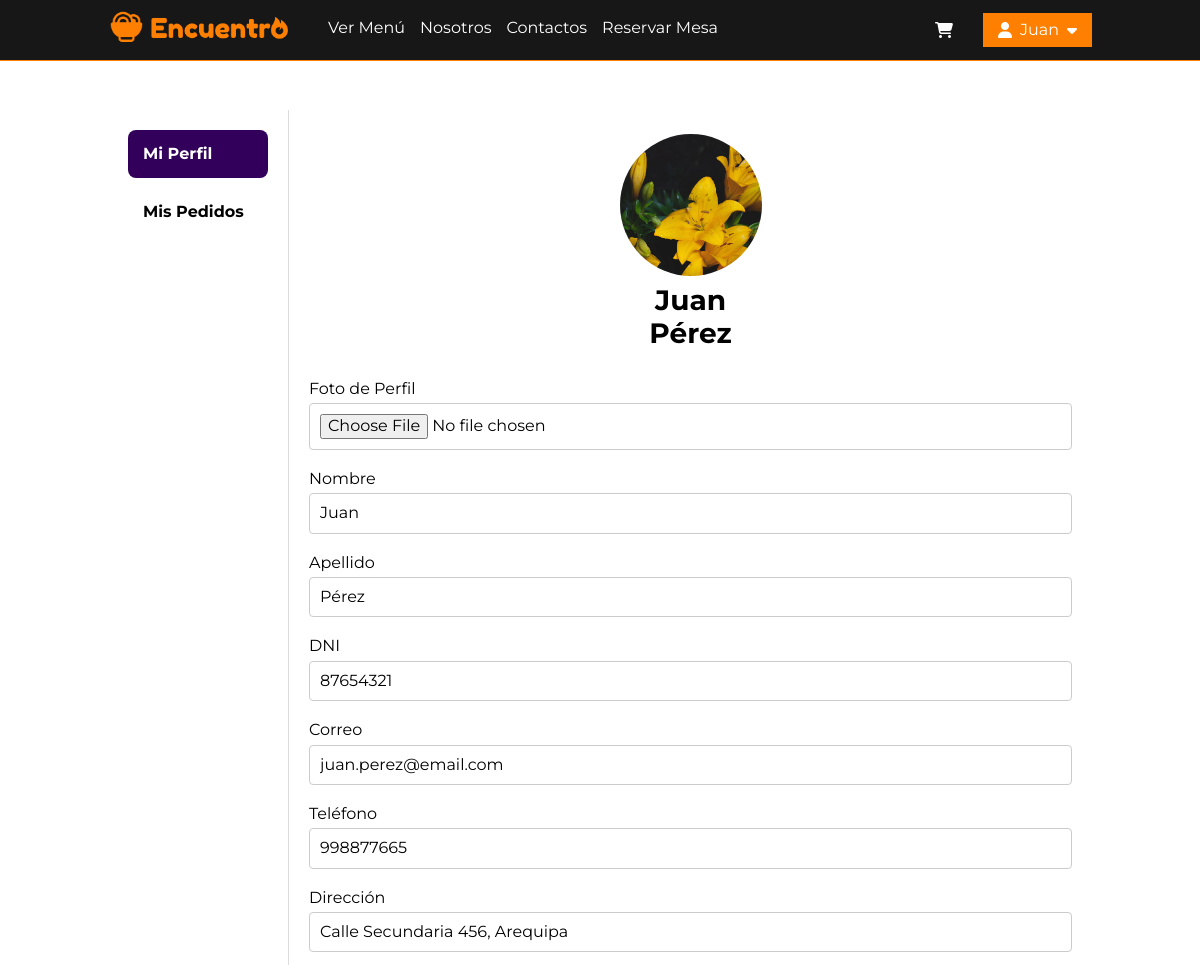
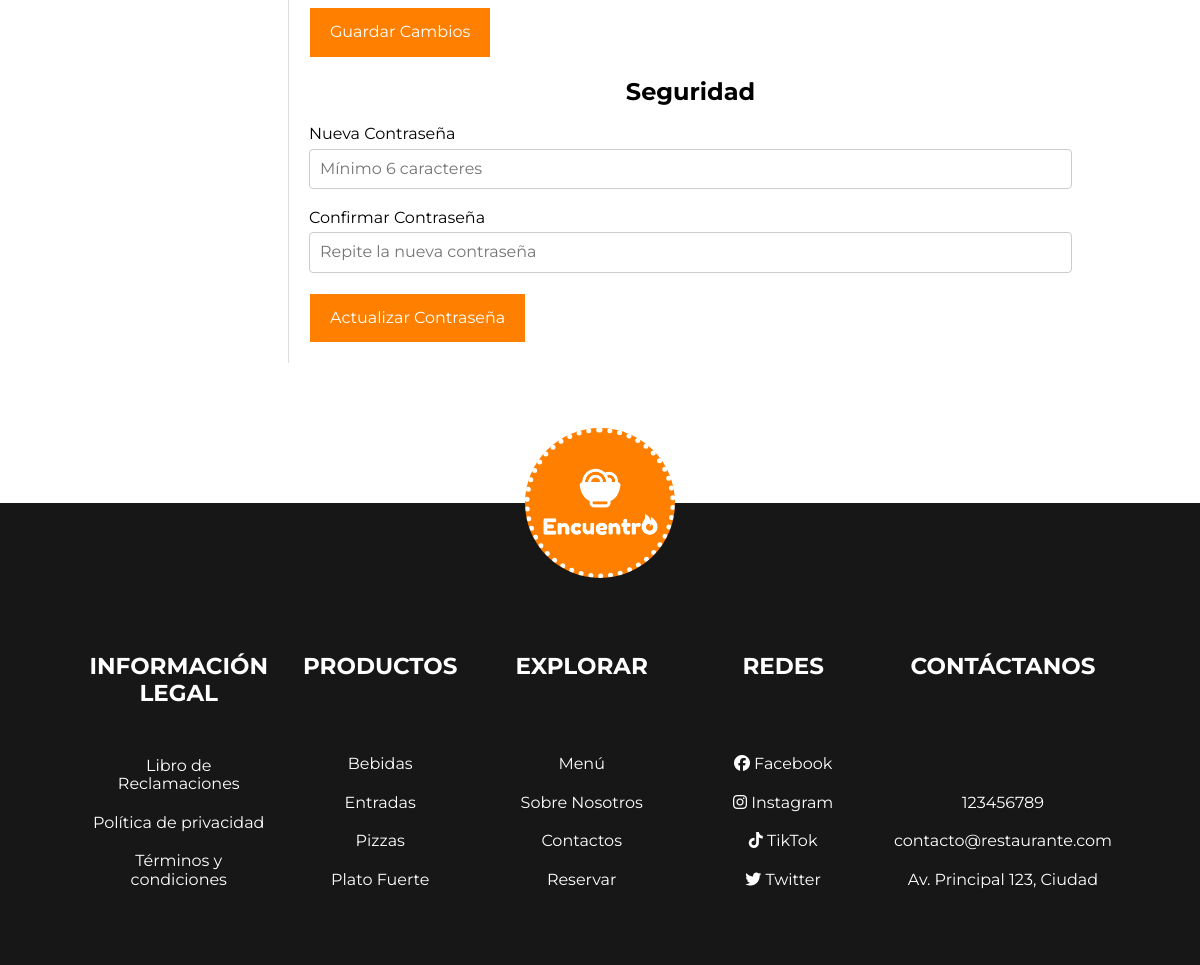
/cliente/perfil.php (signed in), run on the app's committed database (2 pictures, top to bottom).
### tables this page shows
CREATE TABLE usuarios (
    id_usuario INT AUTO_INCREMENT PRIMARY KEY,
    nombre VARCHAR(100),
    apellido VARCHAR(100),
    dni VARCHAR(15) UNIQUE,
    correo VARCHAR(100) UNIQUE,
    telefono VARCHAR(15),
    direccion TEXT,
    password VARCHAR(255) NOT NULL,
    foto_perfil VARCHAR(255) DEFAULT 'default_admin.jpg',
    rol ENUM('Administrador', 'Empleado', 'Cliente'),
    creado_en TIMESTAMP DEFAULT CURRENT_TIMESTAMP
);

CREATE TABLE categorias (
    id_categoria INT(4) PRIMARY KEY AUTO_INCREMENT NOT NULL,
    nombre_categoria VARCHAR(50) NOT NULL,
    imagen VARCHAR(255),
    descripcion TEXT
);

CREATE TABLE social_media (
    id_red INT AUTO_INCREMENT PRIMARY KEY,
    nombre VARCHAR(100) NOT NULL,
    url VARCHAR(255) NOT NULL,
    icono VARCHAR(50) NOT NULL,
    estado TINYINT(1) NOT NULL DEFAULT 1,
    restaurant_id INT NOT NULL,
    FOREIGN KEY (restaurant_id) REFERENCES restaurant(id) ON DELETE CASCADE
);

CREATE TABLE restaurant (
    id INT AUTO_INCREMENT PRIMARY KEY,
    nombre_rest VARCHAR(100) NOT NULL,
    hora_abierto TIME NOT NULL,
    hora_cerrado TIME NOT NULL,
    direccion VARCHAR(100) NOT NULL,
    correo VARCHAR(100) NOT NULL,
    telefono VARCHAR(20) NOT NULL,
    celular VARCHAR(20) NOT NULL
);

### cliente/perfil.php (the view, shortened to what this page needs)
<?php
    include("../panel/bd.php");
    $usuario_id = $_SESSION["usuario_id"];
    $sentencia = $conect->prepare("SELECT * FROM usuarios WHERE id_usuario = ?");
    $sentencia->execute([$usuario_id]);
    $usuario = $sentencia->fetch(PDO::FETCH_ASSOC);
?>
<!DOCTYPE html>
<html lang="es">
<head>
    <link rel="stylesheet" href="../css/nav.css">
    <link rel="stylesheet" href="../css/data.css">
    <link rel="stylesheet" href="../css/normalize.css">
    <link rel="stylesheet" href="estilos.css">
</head>
<?php include('../archives/header.php'); ?>
<section class="profile-section container_seccion">
    <div class="container">
        <aside class="profile-aside">
            <nav>
                <ul>
                    <li><a href="perfil.php" class="active">Mi Perfil</a></li>
                    <li><a href="pedidos.php">Mis Pedidos</a></li>
                </ul>
            </nav>
        </aside>
        <div class="profile-content">
            <div class="banner-container">
                <div class="profile-info">
                    <?php
                        $foto = !empty($usuario['foto_perfil']) && file_exists("../img/usuarios/" . $usuario['foto_perfil'])
                            ? "../img/usuarios/" . htmlspecialchars($usuario['foto_perfil'])
                            : "../img/recursos/perfil.webp";
                    ?>
                    <div class="profile-picture">
                        <img src="<?= $foto ?>" alt="Foto de perfil">
                    </div>
                    <h2 class="profile-name">
                        <?= htmlspecialchars($usuario['nombre']) ?> <?= htmlspecialchars($usuario['apellido']) ?>
                    </h2>
                </div>
            </div>
            <div class="profile-details">
                <form method="POST" enctype="multipart/form-data">
                    <div class="input-group">
                        <label class="form-label">Foto de Perfil</label>
                        <input type="file" class="form-input" name="foto_perfil" accept="image/*">
                    </div>
                    <div class="input-group">
                        <label class="form-label">Nombre</label>
                        <input type="text" class="form-input" name="nombre" value="<?= htmlspecialchars($usuario['nombre']) ?>"
                            placeholder="Apellido Nombre" pattern="[A-Za-zÁÉÍÓÚáéíóúÑñ\s]{2,30}" minlength="2" maxlength="30" required>
                    </div>
                    <div class="input-group">
                        <label class="form-label">Apellido</label>
                        <input type="text" class="form-input" name="apellido" value="<?= htmlspecialchars($usuario['apellido']) ?>"
                            placeholder="Ingrese Apellido" pattern="[A-Za-zÁÉÍÓÚáéíóúÑñ\s]{2,30}" minlength="2" maxlength="30" required>
                    </div>
                    <div class="input-group">
                        <label class="form-label">DNI</label>
                        <input type="text" class="form-input" name="dni" value="<?= htmlspecialchars($usuario['dni']) ?>"
                            placeholder="Ingrese DNI" pattern="\d{8}" maxlength="8" required>
                    </div>
                    <div class="input-group">
                        <label class="form-label">Correo</label>
                        <input type="email" class="form-input" name="correo" value="<?= htmlspecialchars($usuario['correo']) ?>"
                            placeholder="Ingrese Email" maxlength="60" required>
                    </div>
                    <div class="input-group">
                        <label class="form-label">Teléfono</label>
                        <input type="tel" class="form-input" name="telefono" value="<?= htmlspecialchars($usuario['telefono']) ?>"
                            placeholder="Ingrese Teléfono" pattern="\d{9}" maxlength="9" required>
                    </div>
                    <div class="input-group">
                        <label class="form-label">Dirección</label>
                        <input class="form-input" name="direccion" placeholder="Ingrese Dirección"
                                maxlength="200" required value="<?= htmlspecialchars($usuario['direccion'])?>">
                    </div>
                    <button type="submit" name="update_profile" class="boton_seccion">Guardar Cambios</button>
                </form>
                <form method="POST">
                    <h2 class="form-title">Seguridad</h2>
                    <div class="input-group">
                        <label class="form-label">Nueva Contraseña</label>
                        <input type="password" class="form-input" name="new_password" placeholder="Mínimo 6 caracteres" minlength="6" maxlength="30">
                    </div>
                    <div class="input-group">
                        <label class="form-label">Confirmar Contraseña</label>
                        <input type="password" class="form-input" name="confirm_password" placeholder="Repite la nueva contraseña" minlength="6" maxlength="30">
                    </div>
                    <button type="submit" name="update_password" class="boton_seccion">Actualizar Contraseña</button>
                </form>
            </div>
        </div>
    </div>
</section>
<?php include("../archives/footer.php"); ?>

### archives/footer.php (shortened to what this page needs)
<?php
    try {
        $stmt = $conect->prepare("SELECT direccion, correo, telefono, celular FROM restaurant LIMIT 1");
        $stmt->execute();
        $restaurant = $stmt->fetch(PDO::FETCH_ASSOC);
        $stmt = $conect->prepare("SELECT nombre, url, icono FROM social_media WHERE estado = 1");
        $stmt->execute();
        $social_media = $stmt->fetchAll(PDO::FETCH_ASSOC);
        $sentencia = $conect->prepare("SELECT * FROM categorias ORDER BY nombre_categoria ASC limit 4;");
        $sentencia->execute();
        $lista_categorias = $sentencia->fetchAll(PDO::FETCH_ASSOC);
    } catch (Exception $error) {
        echo "Error: " . $error->getMessage();
    }
?>
</main>
<footer>
    <div class="footer_columnas">
        <article class="footer_columna">
            <span class="footer_titulos">INFORMACIÓN LEGAL</span>
            <ul class="footer_enlaces">
                <li><a href="<?php echo $url; ?>/reclamaciones/">Libro de Reclamaciones</a></li>
                <li><a href="<?php echo $url; ?>/politica/">Política de privacidad</a></li>
                <li><a href="<?php echo $url; ?>/terminos/">Términos y condiciones</a></li>
            </ul>
        </article>
        <article class="footer_columna">
            <span class="footer_titulos">PRODUCTOS</span>
            <ul class="footer_enlaces">
                <?php foreach ($lista_categorias as $categoria) { ?>
                    <li>
                        <a href="<?php echo $url; ?>/menu/index.php?id_categoria=<?php echo $categoria['id_categoria']; ?>">
                            <?php echo $categoria['nombre_categoria']; ?>
                        </a>
                    </li>
                <?php } ?>
            </ul>
        </article>
        <article class="footer_columna">
            <span class="footer_titulos">EXPLORAR</span>
            <ul class="footer_enlaces">
                <li><a href="<?php echo $url; ?>/menu/">Menú</a></li>
                <li><a href="<?php echo $url; ?>/nosotros/">Sobre Nosotros</a></li>
                <li><a href="<?php echo $url; ?>/contactos/">Contactos</a></li>
                <li><a href="<?php echo $url; ?>/reservas/">Reservar</a></li>
            </ul>
        </article>
        <article class="footer_columna">
            <span class="footer_titulos">REDES</span>
            <ul class="footer_redes">
                <?php foreach ($social_media as $red): ?>
                    <li>
                        <a href="<?php echo $red['url']; ?>" target="_blank">
                            <i class="<?php echo $red['icono']; ?>"></i> <?php echo $red['nombre']; ?>
                        </a>
                    </li>
                <?php endforeach; ?>
            </ul>
        </article>
        <article class="footer_columna">
            <span class="footer_titulos">CONTÁCTANOS</span>
            <ul class="footer_enlaces">
                <li><a href="#"><?php echo $restaurant['telefono'] ?? 'No disponible'; ?></a></li>
                <li><a href="#"><?php echo $restaurant['correo'] ?? 'No disponible'; ?></a></li>
                <li><a href="#"><?php echo $restaurant['direccion'] ?? 'No disponible'; ?></a></li>
            </ul>
        </article>
    </div>
    <a href="<?php echo $url; ?>/index.php" class="footer_logo">
        <img src="<?php echo $url; ?>/img/logos/logo_white_vertical.png" alt="logo">
    </a>
</footer>
</body>
</html>

### css/nav.css (style rules this page uses)
body { font-family: var(--nav_font); padding-top: 60px; }
footer { background-color: var(--color_gris); color: white; padding: 150px 20px 40px 20px; position: relative; }
.footer_columnas { display: flex; flex-wrap: wrap; gap: 20px; max-width: var(--max_width); margin: 0px auto; }
.footer_columna { flex: 1 1 100px; max-width: 100%; gap: 15px; text-align: center; width: 100%; display: flex; flex-direction: column; justify-content: space-between; }
.footer_titulos { font-size: var(--seccion_item); font-weight: bold; }
.footer_columna ul { padding: 10px 0px; }
.footer_columna li { list-style: none; width: 100%; padding: 10px 0px; }
.footer_columna li a { text-decoration: none; color: white; font-size: 16px; }
.footer_logo { position: absolute; top: 0px; left: 50vw; transform: translate(-50%, -50%); width: 150px; aspect-ratio: 1 / 1; background-color: var(--color_primario); align-items: center; display: flex; border-radius: 50%; padding: 10px; border: 5px dotted white; transition: background-color 0.5s ease-in-out; }
.footer_logo img { width: 100% }

### css/data.css (style rules this page uses)
:root { --header-height: 5rem; --color_primario: #ff8000; --color_secundario: #32005b; --color_gris: #171717; --color_blanco: #ffffff; --color_negro: #000000; --color_success: #1ae000; --color_info: #0066eb; --color_danger: #cf0000; --color_body: white; --color_sidebar_panel: rgb(0, 0, 88); --nav_font: "Montserrat", sans-serif; --body_font: "Oswald", sans-serif; --logo_font: "BankGothic"; --normal-font-size: 0.938rem; --font_regular: 400; --font_semi_bold: 600; --max_width: 1024px; --titulo_banner: 70px; --subtitulo_banner: 22px; --descripcion_banner: 20px; --seccion_titulo: 40px; --seccion_subtitulo: 20px; --seccion_item: 23px; --seccion_parrafo: 15px; --tablet__titulo_banner: 55px; --tablet__subtitulo_banner: 20px; --tablet__descripcion_banner: 18px; --tablet__seccion_titulo: 30px; --tablet__seccion_subtitulo: 18px; --tablet__seccion_parrafo: 14px; --tablet__seccion_item: 19px; --movil__titulo_banner: 38px; --movil__subtitulo_banner: 18px; --movil__descripcion_banner: 16px; --movil__seccion_titulo: 26px; --movil__seccion_subtitulo: 16px; --movil__seccion_parrafo: 13px; --movil__seccion_item: 17px; --paddingy: 50px; --color_scroll: rgba(255, 255, 255, 0.075); --color_scroll_hover: rgba(255, 255, 255, 0.2); }
* { box-sizing: border-box; }
.container_seccion { max-width: var(--max_width); margin: 0px auto; padding: var(--paddingy) 20px; width: 100%; }
.boton_seccion { text-decoration: none; background-color: var(--color_primario); width: fit-content; padding: 15px 20px; text-transform: capitalize; color: var(--color_blanco); transition: all 0.2s ease-in-out; border: 1px solid white; cursor: pointer; text-align: center; transform: scale(1); font-size: 16px; }

### cliente/estilos.css (style rules this page uses)
.banner-container { height: fit-content; border-radius: 20px 20px 0px 0px; text-align: center; }
.container { display: flex; margin-bottom: 90px; flex-wrap: wrap; }
.profile-content, .profile-aside { flex: 1 1 400px; }
.form-title { text-align: center; }
.profile-aside, .profile-content { padding: 20px; }
.profile-aside { max-width: 180px; height: max-content; position: sticky; top: 60px; align-self: flex-start; height: 120px; }
.profile-aside nav ul { padding: 0; margin: 0; display: flex; flex-direction: column; gap: 10px; }
.profile-aside nav ul li { list-style: none; }
.profile-aside nav ul li a { text-decoration: none; color: black; font-weight: bold; padding: 15px; display: block; border-radius: 8px; transition: background 0.3s; }
.profile-aside nav ul li a.active { background-color: var(--color_secundario); color: white; }
.profile-details { margin-top: 80px; }
.profile-content { flex: 1; border-left: 1px solid #ddd; display: flex; flex-direction: column; gap: 20px; }
.profile-info { display: flex; flex-direction: column; height: 150px; aspect-ratio: 1 / 1; text-align: center; margin-inline: auto; }
.profile-picture img { border: 4px solid white; width: 100%; border-radius: 50%; }
.profile-name { margin: 0px; font-size: 28px; text-transform: capitalize; }
.input-group { margin-bottom: 20px; }
.form-input { width: 100%; padding: 10px; border: 1px solid #ccc; border-radius: 4px; font-size: 16px; margin-top: 5px; }
.boton_seccion { align-self: flex-end; }

### data on the page
usuarios: foto_perfil (placeholder picture), nombre "Juan", apellido "Pérez", dni "87654321", correo "juan.perez@email.com", telefono "998877665", direccion "Calle Secundaria 456, Arequipa"
categorias: nombre_categoria "Bebidas"
categorias: nombre_categoria "Entradas"
categorias: nombre_categoria "Pizzas"
categorias: nombre_categoria "Plato Fuerte"
social_media: nombre "Facebook"
social_media: nombre "Instagram"
social_media: nombre "TikTok"
social_media: nombre "Twitter"
restaurant: telefono "123456789", correo "contacto@restaurante.com", direccion "Av. Principal 123, Ciudad"

### other printed values
$_SESSION['usuario_nombre'] . ' ' . $_SESSION['usuario_apellido'] "Juan"
